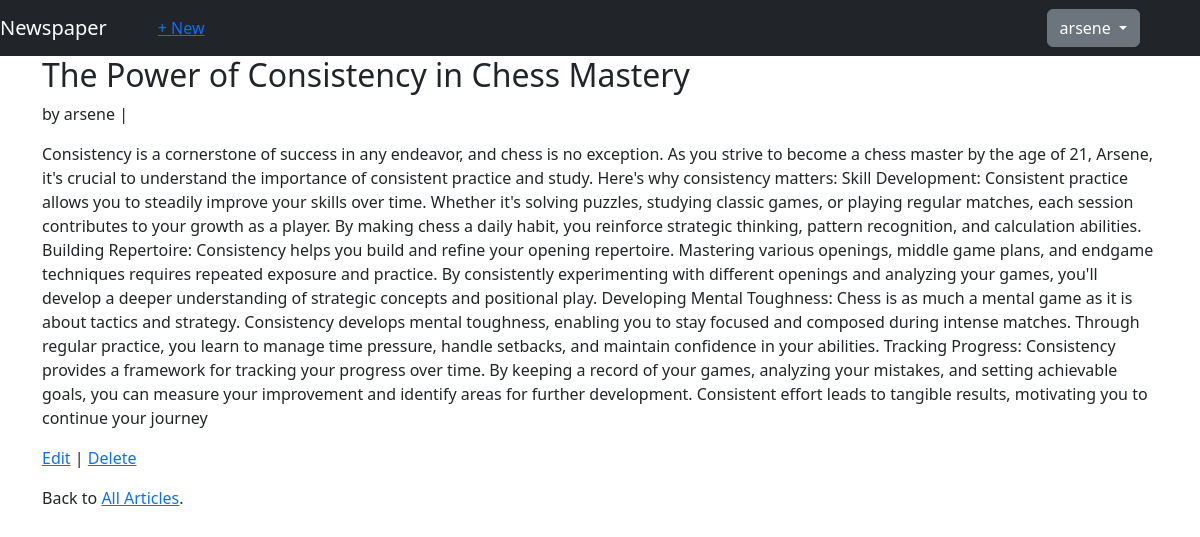
/articles/1/ (signed in), run on the app's committed database.
### users/models.py (models this page shows)
class CustomUser(AbstractUser):
    is_author = models.BooleanField(default=False)
    age = models.PositiveIntegerField(null=True,blank=True)
    email = models.EmailField(max_length=254,unique=True,null=False,blank=False)
    USERNAME_FIELD = 'email'
    REQUIRED_FIELDS = ['username','password']

### articles/models.py (models this page shows, shortened)
class Article(models.Model):
    title = models.CharField(max_length=100)
    body = models.TextField()
    data = models.DateField(auto_now_add=True)
    author = models.ForeignKey(get_user_model(),on_delete=models.CASCADE)

### articles/views.py (the view)
# urls.py: path('<int:pk>/',ArticleDetailsView.as_view(), name='article_details'), # new
class ArticleDetailsView(LoginRequiredMixin,DetailView):
    model = Article
    template_name = 'articles/article_details.html'
    login_url = 'login'

### templates/articles/article_details.html
{% extends 'base.html' %}
{% block content %}
<div class="article-entry">
<h2>{{ object.title }}</h2>
<p>by {{ object.author.username }} | {{ object.date }}</p>
<p>{{ object.body }}</p>
</div>
<p><a href="{% url 'article_edit' article.pk %}">Edit</a> |
<a href="{% url 'article_delete' article.pk %}">Delete</a></p>
<p>Back to <a href="{% url 'articles_list' %}">All Articles</a>.</p>
{% endblock content %}

### templates/base.html (shortened to what this page needs)
<!DOCTYPE html>
<html lang="en">
  <head>
    <link rel="stylesheet"
    href="https://cdn.jsdelivr.net/npm/bootstrap@5.3.3/dist/css/bootstrap.min.css">
  <body>
    <main>
        <nav class="navbar navbar-expand-lg bg-dark">
            <a class="navbar-brand text-white" href="{% url 'home' %}">Newspaper</a>
                 <div class="container-fluid ml-7">
                            {% if request.user.is_authenticated %}
<li class="nav-item"><a href="{% url 'article_new' %}">+ New</a></li>
                            <div class="dropdown">
                                    <button class="btn btn-secondary dropdown-toggle mx-5" type="button" data-bs-toggle="dropdown" aria-expanded="false">
                                        {{request.user.username}}
                                    </button>
                                    </div>
                        {% endif %}
                </div>
        </nav>
      <div class="container">{% block content %} {% endblock content %}</div>
    </main>
  </body>
</html>

### data on the page
CustomUser: user.username "arsene"
Article: title "The Power of Consistency in Chess Mastery", author.username "arsene", body "Consistency is a cornerstone of success in any endeavor, and chess is no exception. As you strive to become a chess master by the age of 21, Arsene, it's crucial to understand the importance of consistent practice and study. Here's why consistency matters: Skill Development: Consistent practice allows you to steadily improve your skills over time. Whether it's solving puzzles, studying classic games, or playing regular matches, each session contributes to your growth as a player. By making chess a daily habit, you reinforce strategic thinking, pattern recognition, and calculation abilities. Building Repertoire: Consistency helps you build and refine your opening repertoire. Mastering…"
